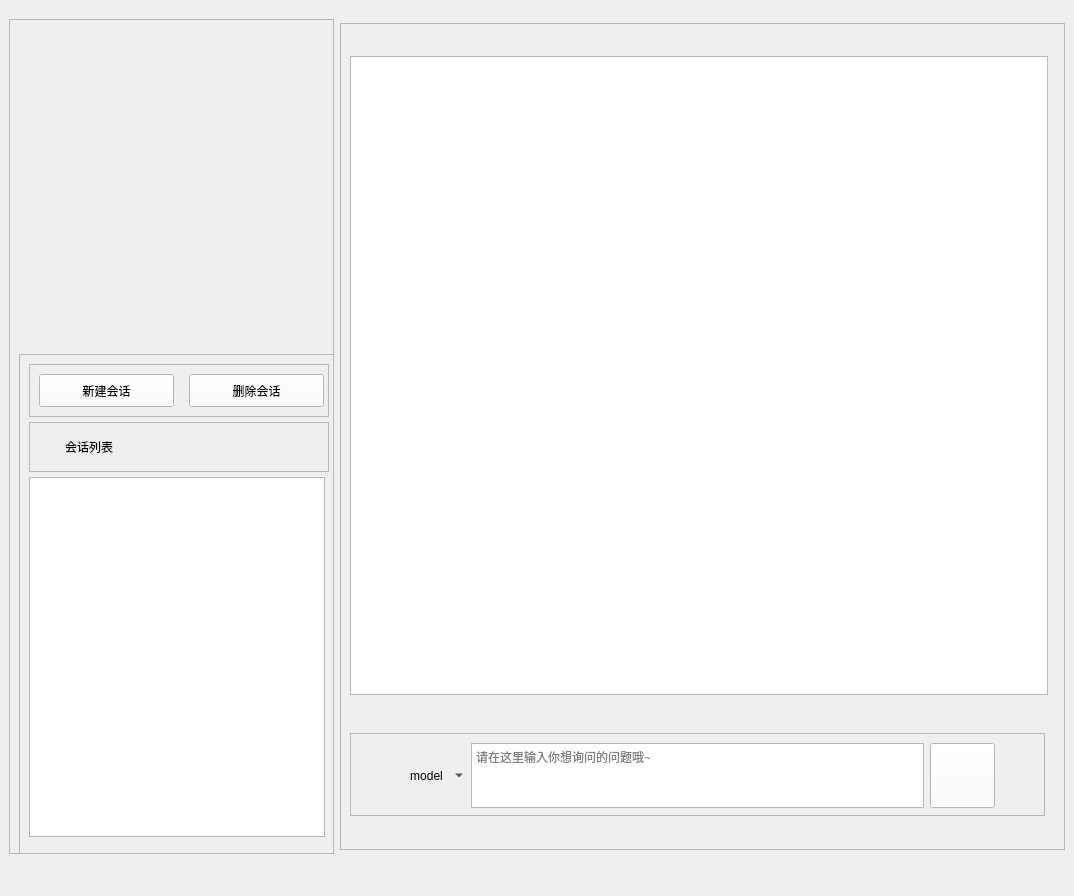
<?xml version="1.0" encoding="UTF-8"?>
<ui version="4.0">
 <class>MainWindow</class>
 <widget class="QMainWindow" name="MainWindow">
  <property name="geometry">
   <rect>
    <x>0</x>
    <y>0</y>
    <width>1074</width>
    <height>896</height>
   </rect>
  </property>
  <property name="minimumSize">
   <size>
    <width>1074</width>
    <height>856</height>
   </size>
  </property>
  <property name="maximumSize">
   <size>
    <width>1074</width>
    <height>896</height>
   </size>
  </property>
  <property name="windowTitle">
   <string>GSChat</string>
  </property>
  <property name="windowIcon">
   <iconset resource="resource.qrc">
    <normaloff>:/images/GS.png</normaloff>:/images/GS.png</iconset>
  </property>
  <property name="styleSheet">
   <string notr="true">border-top-color: rgb(99, 135, 255);</string>
  </property>
  <property name="iconSize">
   <size>
    <width>40</width>
    <height>40</height>
   </size>
  </property>
  <widget class="QWidget" name="centralwidget">
   <layout class="QHBoxLayout" name="horizontalLayout_2">
    <item>
     <widget class="QFrame" name="frame_3">
      <property name="minimumSize">
       <size>
        <width>325</width>
        <height>835</height>
       </size>
      </property>
      <property name="maximumSize">
       <size>
        <width>325</width>
        <height>835</height>
       </size>
      </property>
      <property name="styleSheet">
       <string notr="true"/>
      </property>
      <property name="frameShape">
       <enum>QFrame::StyledPanel</enum>
      </property>
      <property name="frameShadow">
       <enum>QFrame::Raised</enum>
      </property>
      <layout class="QVBoxLayout" name="verticalLayout_3">
       <property name="topMargin">
        <number>35</number>
       </property>
       <property name="rightMargin">
        <number>20</number>
       </property>
       <property name="bottomMargin">
        <number>10</number>
       </property>
       <item>
        <widget class="QLabel" name="label_logo">
         <property name="minimumSize">
          <size>
           <width>303</width>
           <height>293</height>
          </size>
         </property>
         <property name="maximumSize">
          <size>
           <width>303</width>
           <height>293</height>
          </size>
         </property>
         <property name="layoutDirection">
          <enum>Qt::LeftToRight</enum>
         </property>
         <property name="text">
          <string/>
         </property>
         <property name="textFormat">
          <enum>Qt::AutoText</enum>
         </property>
         <property name="pixmap">
          <pixmap resource="resource.qrc">:/images/BG1.png</pixmap>
         </property>
         <property name="scaledContents">
          <bool>true</bool>
         </property>
        </widget>
       </item>
       <item>
        <widget class="QFrame" name="frame_4">
         <property name="minimumSize">
          <size>
           <width>320</width>
           <height>500</height>
          </size>
         </property>
         <property name="maximumSize">
          <size>
           <width>320</width>
           <height>500</height>
          </size>
         </property>
         <property name="styleSheet">
          <string notr="true"/>
         </property>
         <property name="frameShape">
          <enum>QFrame::StyledPanel</enum>
         </property>
         <property name="frameShadow">
          <enum>QFrame::Raised</enum>
         </property>
         <layout class="QVBoxLayout" name="verticalLayout_2" stretch="0,0,0,0">
          <property name="spacing">
           <number>5</number>
          </property>
          <property name="sizeConstraint">
           <enum>QLayout::SetMaximumSize</enum>
          </property>
          <property name="rightMargin">
           <number>9</number>
          </property>
          <property name="bottomMargin">
           <number>9</number>
          </property>
          <item>
           <widget class="QFrame" name="frame_5">
            <property name="frameShape">
             <enum>QFrame::StyledPanel</enum>
            </property>
            <property name="frameShadow">
             <enum>QFrame::Raised</enum>
            </property>
            <layout class="QHBoxLayout" name="horizontalLayout_3">
             <property name="spacing">
              <number>20</number>
             </property>
             <item>
              <widget class="QPushButton" name="pushButton_newConversation">
               <property name="minimumSize">
                <size>
                 <width>135</width>
                 <height>33</height>
                </size>
               </property>
               <property name="maximumSize">
                <size>
                 <width>135</width>
                 <height>33</height>
                </size>
               </property>
               <property name="styleSheet">
                <string notr="true">background-color: rgb(255, 255, 255);
font: 9pt &quot;Roman&quot;;</string>
               </property>
               <property name="text">
                <string>新建会话</string>
               </property>
               <property name="icon">
                <iconset resource="resource.qrc">
                 <normaloff>:/images/新建会话.png</normaloff>:/images/新建会话.png</iconset>
               </property>
              </widget>
             </item>
             <item>
              <widget class="QPushButton" name="pushButton_deleteConversation">
               <property name="minimumSize">
                <size>
                 <width>135</width>
                 <height>33</height>
                </size>
               </property>
               <property name="maximumSize">
                <size>
                 <width>135</width>
                 <height>33</height>
                </size>
               </property>
               <property name="styleSheet">
                <string notr="true">background-color: rgb(255, 255, 255);
font: 9pt &quot;Roman&quot;;</string>
               </property>
               <property name="text">
                <string>删除会话</string>
               </property>
               <property name="icon">
                <iconset resource="resource.qrc">
                 <normaloff>:/images/删除会话.png</normaloff>:/images/删除会话.png</iconset>
               </property>
              </widget>
             </item>
            </layout>
           </widget>
          </item>
          <item>
           <widget class="QFrame" name="frame_6">
            <property name="minimumSize">
             <size>
              <width>300</width>
              <height>50</height>
             </size>
            </property>
            <property name="maximumSize">
             <size>
              <width>300</width>
              <height>50</height>
             </size>
            </property>
            <property name="frameShape">
             <enum>QFrame::StyledPanel</enum>
            </property>
            <property name="frameShadow">
             <enum>QFrame::Raised</enum>
            </property>
            <layout class="QHBoxLayout" name="horizontalLayout_4">
             <item>
              <widget class="QLabel" name="label">
               <property name="minimumSize">
                <size>
                 <width>20</width>
                 <height>20</height>
                </size>
               </property>
               <property name="maximumSize">
                <size>
                 <width>20</width>
                 <height>20</height>
                </size>
               </property>
               <property name="text">
                <string/>
               </property>
               <property name="pixmap">
                <pixmap resource="resource.qrc">:/images/会话.png</pixmap>
               </property>
               <property name="scaledContents">
                <bool>true</bool>
               </property>
              </widget>
             </item>
             <item>
              <widget class="QLabel" name="label_2">
               <property name="minimumSize">
                <size>
                 <width>270</width>
                 <height>30</height>
                </size>
               </property>
               <property name="maximumSize">
                <size>
                 <width>270</width>
                 <height>30</height>
                </size>
               </property>
               <property name="styleSheet">
                <string notr="true">font: 10pt &quot;仿宋&quot;;
font: 9pt &quot;Roman&quot;;</string>
               </property>
               <property name="text">
                <string>会话列表</string>
               </property>
              </widget>
             </item>
            </layout>
           </widget>
          </item>
          <item>
           <widget class="QListWidget" name="listWidget_history">
            <property name="minimumSize">
             <size>
              <width>296</width>
              <height>360</height>
             </size>
            </property>
            <property name="maximumSize">
             <size>
              <width>296</width>
              <height>360</height>
             </size>
            </property>
            <property name="styleSheet">
             <string notr="true"/>
            </property>
           </widget>
          </item>
          <item>
           <spacer name="verticalSpacer">
            <property name="orientation">
             <enum>Qt::Vertical</enum>
            </property>
            <property name="sizeHint" stdset="0">
             <size>
              <width>20</width>
              <height>40</height>
             </size>
            </property>
           </spacer>
          </item>
         </layout>
        </widget>
       </item>
      </layout>
     </widget>
    </item>
    <item>
     <widget class="QFrame" name="frame_2">
      <property name="minimumSize">
       <size>
        <width>725</width>
        <height>827</height>
       </size>
      </property>
      <property name="maximumSize">
       <size>
        <width>725</width>
        <height>827</height>
       </size>
      </property>
      <property name="frameShape">
       <enum>QFrame::StyledPanel</enum>
      </property>
      <property name="frameShadow">
       <enum>QFrame::Raised</enum>
      </property>
      <layout class="QVBoxLayout" name="verticalLayout" stretch="0,0">
       <property name="topMargin">
        <number>0</number>
       </property>
       <property name="bottomMargin">
        <number>0</number>
       </property>
       <item>
        <widget class="QListWidget" name="listWidget_chat">
         <property name="minimumSize">
          <size>
           <width>698</width>
           <height>639</height>
          </size>
         </property>
         <property name="maximumSize">
          <size>
           <width>698</width>
           <height>639</height>
          </size>
         </property>
         <property name="styleSheet">
          <string notr="true"/>
         </property>
         <property name="sizeAdjustPolicy">
          <enum>QAbstractScrollArea::AdjustToContents</enum>
         </property>
         <property name="wordWrap">
          <bool>true</bool>
         </property>
        </widget>
       </item>
       <item>
        <widget class="QFrame" name="frame">
         <property name="minimumSize">
          <size>
           <width>695</width>
           <height>83</height>
          </size>
         </property>
         <property name="maximumSize">
          <size>
           <width>695</width>
           <height>83</height>
          </size>
         </property>
         <property name="frameShape">
          <enum>QFrame::StyledPanel</enum>
         </property>
         <property name="frameShadow">
          <enum>QFrame::Raised</enum>
         </property>
         <layout class="QHBoxLayout" name="horizontalLayout" stretch="0,0,15,0,0">
          <item>
           <spacer name="horizontalSpacer">
            <property name="orientation">
             <enum>Qt::Horizontal</enum>
            </property>
            <property name="sizeHint" stdset="0">
             <size>
              <width>40</width>
              <height>20</height>
             </size>
            </property>
           </spacer>
          </item>
          <item>
           <widget class="QToolButton" name="toolButton_model">
            <property name="minimumSize">
             <size>
              <width>65</width>
              <height>65</height>
             </size>
            </property>
            <property name="text">
             <string>model</string>
            </property>
            <property name="icon">
             <iconset resource="resource.qrc">
              <normaloff>:/images/GSUltra.jpg</normaloff>:/images/GSUltra.jpg</iconset>
            </property>
            <property name="iconSize">
             <size>
              <width>65</width>
              <height>65</height>
             </size>
            </property>
            <property name="popupMode">
             <enum>QToolButton::MenuButtonPopup</enum>
            </property>
            <property name="toolButtonStyle">
             <enum>Qt::ToolButtonIconOnly</enum>
            </property>
            <property name="autoRaise">
             <bool>true</bool>
            </property>
            <property name="arrowType">
             <enum>Qt::NoArrow</enum>
            </property>
           </widget>
          </item>
          <item>
           <widget class="QTextEdit" name="textEdit_request">
            <property name="minimumSize">
             <size>
              <width>450</width>
              <height>65</height>
             </size>
            </property>
            <property name="maximumSize">
             <size>
              <width>1300</width>
              <height>65</height>
             </size>
            </property>
            <property name="styleSheet">
             <string notr="true">font: 12pt &quot;仿宋&quot;;
border-color: rgb(3, 3, 3);</string>
            </property>
            <property name="placeholderText">
             <string>请在这里输入你想询问的问题哦~</string>
            </property>
           </widget>
          </item>
          <item>
           <widget class="QPushButton" name="pushButton_send">
            <property name="minimumSize">
             <size>
              <width>65</width>
              <height>65</height>
             </size>
            </property>
            <property name="maximumSize">
             <size>
              <width>75</width>
              <height>75</height>
             </size>
            </property>
            <property name="styleSheet">
             <string notr="true">background-color: rgb(255, 255, 255);</string>
            </property>
            <property name="text">
             <string/>
            </property>
            <property name="icon">
             <iconset resource="resource.qrc">
              <normaloff>:/images/send.png</normaloff>:/images/send.png</iconset>
            </property>
           </widget>
          </item>
          <item>
           <spacer name="horizontalSpacer_2">
            <property name="orientation">
             <enum>Qt::Horizontal</enum>
            </property>
            <property name="sizeHint" stdset="0">
             <size>
              <width>40</width>
              <height>20</height>
             </size>
            </property>
           </spacer>
          </item>
         </layout>
        </widget>
       </item>
      </layout>
     </widget>
    </item>
   </layout>
  </widget>
  <widget class="QStatusBar" name="statusbar"/>
  <action name="actionGSLite">
   <property name="icon">
    <iconset resource="resource.qrc">
     <normaloff>:/images/GSLite.png</normaloff>:/images/GSLite.png</iconset>
   </property>
   <property name="text">
    <string>GSLite</string>
   </property>
  </action>
  <action name="actionGSPro">
   <property name="icon">
    <iconset resource="resource.qrc">
     <normaloff>:/images/GSPro.jpg</normaloff>:/images/GSPro.jpg</iconset>
   </property>
   <property name="text">
    <string>GSPro</string>
   </property>
  </action>
  <action name="actionGSMax">
   <property name="icon">
    <iconset resource="resource.qrc">
     <normaloff>:/images/GSMax.jpg</normaloff>:/images/GSMax.jpg</iconset>
   </property>
   <property name="text">
    <string>GSMax</string>
   </property>
  </action>
  <action name="actionGSUltra">
   <property name="icon">
    <iconset resource="resource.qrc">
     <normaloff>:/images/GSUltra.jpg</normaloff>:/images/GSUltra.jpg</iconset>
   </property>
   <property name="text">
    <string>GSUltra</string>
   </property>
  </action>
 </widget>
 <resources>
  <include location="resource.qrc"/>
 </resources>
 <connections/>
</ui>
